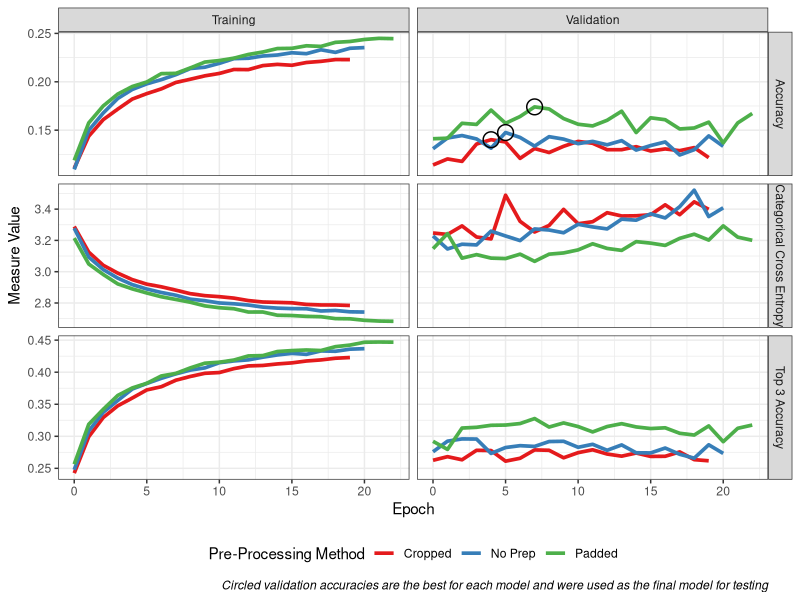

Reproduce this figure in R.
library(dplyr)
library(ggplot2)
library(tidyr)
library(ggforce)

noprep_training_data <- read.csv("Files and scripts/noprep_model_history_log.csv")
padded_training_data <- read.csv("Files and scripts/padded_model_history_log.csv")
cropped_training_data <- read.csv("Files and scripts/cropped_model_history_log.csv")

comb_data <- noprep_training_data %>% mutate(Model = 'No Prep') %>%
  rbind(padded_training_data %>% mutate(Model = 'Padded')) %>%
  rbind(cropped_training_data %>% mutate(Model = 'Cropped'))


data_to_plot <- comb_data %>% 
  rename(Train_accuracy = accuracy, 
         Train_loss = loss, 
         Train_sparse_top_3_categorical_accuracy = sparse_top_k_categorical_accuracy,
         val_sparse_top_3_categorical_accuracy = val_sparse_top_k_categorical_accuracy) %>%
  pivot_longer(Train_accuracy:val_sparse_top_3_categorical_accuracy, names_to = "temp") %>%
  separate(temp, c("data_type", "measure"), "_", extra = 'merge') %>%
  mutate(data_type = if_else(data_type == 'Train', 'Training', 'Validation'),
         measure = case_when(measure == 'accuracy' ~ 'Accuracy',
                             measure == 'loss' ~ 'Categorical Cross Entropy',
                             measure == 'sparse_top_3_categorical_accuracy' ~ 'Top 3 Accuracy')) %>%
  group_by(Model, data_type, measure) %>%
  mutate(best_val_acc = if_else(data_type == 'Validation' & measure == 'Accuracy' & value == max(value), 1, 0)) %>%
  ungroup()

data_to_plot %>%
  ggplot(aes(x = epoch, y= value, group = Model)) + 
  geom_line(aes(col = Model), size = 1.25) + 
  geom_mark_ellipse(aes(filter = best_val_acc == 1), expand = unit(2, "mm")) +
  facet_grid(measure~data_type, scales = 'free_y') +
  theme_bw() +
  labs(x = 'Epoch',
       y = 'Measure Value',
       caption = 'Circled validation accuracies are the best for each model and were used as the final model for testing') +
  scale_color_brewer(palette="Set1", name = 'Pre-Processing Method') +
  theme(legend.position = 'bottom',
        plot.caption = element_text(face = 'italic'))
